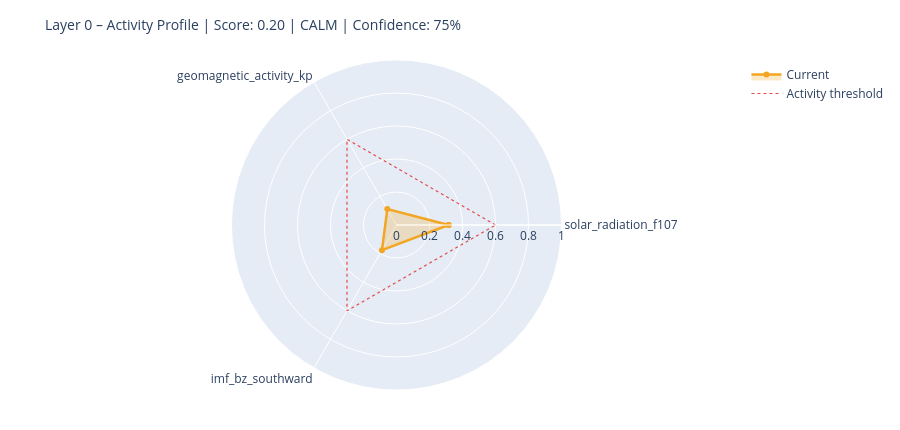

The notebook cell saved with this chart:
### Markdown cell above
---
## 6. State Assessment & Handoff to Layer 1

### Code cell
# ============================================================
# STEP 1 – Collect raw values with source modes
# Mode: 'primary' | 'fallback_3h' | 'last_valid' | 'missing'
# ============================================================

def safe_last(df, col):
    if df is None or col not in df.columns: return None
    s = df[col].dropna()
    return float(s.iloc[-1]) if not s.empty else None

f107_now = safe_last(df_f107, 'f10.7')
bz_now   = safe_last(df_mag,  'bz_gsm')
kp_now   = safe_last(df_kp,   'kp')
sw_now   = safe_last(df_sw,   'speed')

source_modes = {
    'F10.7':    'primary'  if f107_now is not None else 'missing',
    'Kp':       'primary'  if kp_now   is not None else 'missing',
    'IMF_Bz':   'primary'  if bz_now   is not None else 'missing',
    'SW_speed': 'primary'  if sw_now   is not None else 'missing',
}

# Kp Fallback – 3h endpoint
if kp_now is None:
    try:
        r = requests.get(
            'https://services.swpc.noaa.gov/json/noaa-planetary-k-index.json',
            timeout=10)
        r.raise_for_status()
        fb = pd.DataFrame(r.json())
        tc = next((c for c in fb.columns if 'time' in c.lower()), fb.columns[0])
        kc = next((c for c in fb.columns if 'kp' in c.lower() and c != tc), None)
        if kc:
            fb[kc] = fb[kc].astype(str).str.extract(r'([0-9]+(?:\.[0-9]*)?)')[0]
            fb[kc] = pd.to_numeric(fb[kc], errors='coerce')
            fb = fb[fb[kc] >= 0].dropna(subset=[kc])
            if not fb.empty:
                kp_now = float(fb[kc].iloc[-1])
                source_modes['Kp'] = 'fallback_3h'
                print(f'  Kp fallback (3h): {kp_now:.1f}')
    except Exception as e:
        print(f'  Kp fallback failed: {e}')

# Solar Wind Fallback – last valid value
if sw_now is None and df_sw is not None and 'speed' in df_sw.columns:
    s = df_sw['speed'].dropna()
    if not s.empty:
        sw_now = float(s.iloc[-1])
        source_modes['SW_speed'] = 'last_valid'
        print(f'  SW fallback (last_valid): {sw_now:.0f} km/s')

print()
print('Source modes:', source_modes)

# ============================================================
# STEP 2 – Score from available components only
# ============================================================

def norm(v, lo, hi):
    if v is None: return None
    return max(0.0, min(1.0, (v - lo) / (hi - lo)))

COMPONENTS = {
    'solar_radiation_f107':    (f107_now, norm(f107_now, 60, 250)),
    'geomagnetic_activity_kp': (kp_now,   norm(kp_now,   0,   9)),
    'imf_bz_southward':        (bz_now,   norm(-(bz_now or 0) if bz_now else None, -5, 30)
                                           if bz_now is not None else None),
    'solar_wind_speed':        (sw_now,   norm(sw_now, 300, 800)),
}

available   = {k: v[1] for k, v in COMPONENTS.items() if v[1] is not None}
unavailable = [k for k, v in COMPONENTS.items() if v[1] is None]

layer0_score = round(sum(available.values()) / len(available), 4) if available else None
confidence   = round(len(available) / len(COMPONENTS), 2)

level = ('unknown'  if layer0_score is None
         else 'calm'     if layer0_score < 0.3
         else 'moderate' if layer0_score < 0.6
         else 'active')

# ============================================================
# STEP 3 – Dominant Driver
# ============================================================

def dominant_driver(kp, f107, bz, sw):
    candidates = []
    if kp   is not None and kp   >= 4:   candidates.append(('geomagnetic',    kp / 9))
    if sw   is not None and sw   >= 500:  candidates.append(('solar_wind',     sw / 800))
    if bz   is not None and bz   <= -5:   candidates.append(('imf_southward',  abs(bz) / 30))
    if f107 is not None and f107 >= 150:  candidates.append(('solar_radiation',f107 / 250))
    return max(candidates, key=lambda x: x[1])[0] if candidates else 'none'

driver = dominant_driver(kp_now, f107_now, bz_now, sw_now)

# ============================================================
# STEP 4 – Downstream expectations
# ============================================================

def downstream_expectation(driver, score, kp, bz, f107):
    exp = {
        'magnetosphere':        'calm',
        'ionosphere':           'calm',
        'schumann_resonance':   'unchanged',
        'lithosphere_currents': 'low',
    }
    if driver == 'geomagnetic' or (kp and kp >= 5):
        exp['magnetosphere']        = 'compressed / storm'
        exp['ionosphere']           = 'elevated disturbance (TEC variability)'
        exp['schumann_resonance']   = 'elevated amplitude possible'
        exp['lithosphere_currents'] = 'elevated induction currents'
    elif driver == 'imf_southward' or (bz and bz <= -5):
        exp['magnetosphere']        = 'energy coupling active'
        exp['ionosphere']           = 'elevated electron density possible'
        exp['schumann_resonance']   = 'slight modulation possible'
    elif driver == 'solar_radiation' or (f107 and f107 >= 150):
        exp['ionosphere']           = 'elevated ionization (F-layer)'
        exp['schumann_resonance']   = 'slightly elevated background activity'
    return exp

downstream = downstream_expectation(driver, layer0_score, kp_now, bz_now, f107_now)

# ============================================================
# CONSOLE OUTPUT
# ============================================================

W = 58
print('=' * W)
print('LAYER 0 – STATE ASSESSMENT')
print('=' * W)
for name, (raw_v, score_v) in COMPONENTS.items():
    if score_v is not None:
        bar = '█' * int(score_v * 20) + '░' * (20 - int(score_v * 20))
        print(f'  {name:<35}  {bar}  {score_v:.2f}')
    else:
        print(f'  {name:<35}  {"─" * 20}  n/a')
print('-' * W)
print(f'  Score ({len(available)}/{len(COMPONENTS)} components):  {layer0_score:.3f}')
print(f'  Confidence:         {confidence:.0%}')
print(f'  Level:              {level.upper()}')
print(f'  Dominant Driver:    {driver}')

# Radar chart
cats = list(available.keys())
vals = list(available.values())
if len(cats) >= 3:
    fig = go.Figure()
    fig.add_trace(go.Scatterpolar(
        r=vals + [vals[0]], theta=cats + [cats[0]],
        fill='toself', fillcolor='rgba(242,166,35,0.25)',
        line=dict(color='#F2A623', width=2.5), name='Current'
    ))
    fig.add_trace(go.Scatterpolar(
        r=[0.6] * (len(cats) + 1), theta=cats + [cats[0]],
        line=dict(color='#E24B4A', dash='dot', width=1.2),
        mode='lines', name='Activity threshold'
    ))
    fig.update_layout(
        title=dict(text=f'Layer 0 – Activity Profile | Score: {layer0_score:.2f} | {level.upper()} | Confidence: {confidence:.0%}',
                   font=dict(size=14)),
        polar=dict(radialaxis=dict(visible=True, range=[0, 1])),
        height=430, showlegend=True,
        margin=dict(l=60, r=60, t=60, b=40)
    )
    fig.show()

### Figure 1 — Plotly figure (JSON) as saved in the notebook; plotly's stock layout.template omitted (floating-point values rounded to 4 significant figures)
{"data": [{"fill": "toself", "fillcolor": "rgba(242,166,35,0.25)", "line": {"color": "#F2A623", "width": 2.5}, "name": "Current", "r": [0.3158, 0.1111, 0.1763, 0.3158], "theta": ["solar_radiation_f107", "geomagnetic_activity_kp", "imf_bz_southward", "solar_radiation_f107"], "type": "scatterpolar"}, {"line": {"color": "#E24B4A", "dash": "dot", "width": 1.2}, "mode": "lines", "name": "Activity threshold", "r": [0.6, 0.6, 0.6, 0.6], "theta": ["solar_radiation_f107", "geomagnetic_activity_kp", "imf_bz_southward", "solar_radiation_f107"], "type": "scatterpolar"}], "layout": {"height": 430, "margin": {"b": 40, "l": 60, "r": 60, "t": 60}, "polar": {"radialaxis": {"range": [0, 1], "visible": true}}, "showlegend": true, "title": {"font": {"size": 14}, "text": "Layer 0 – Activity Profile | Score: 0.20 | CALM | Confidence: 75%"}}}
